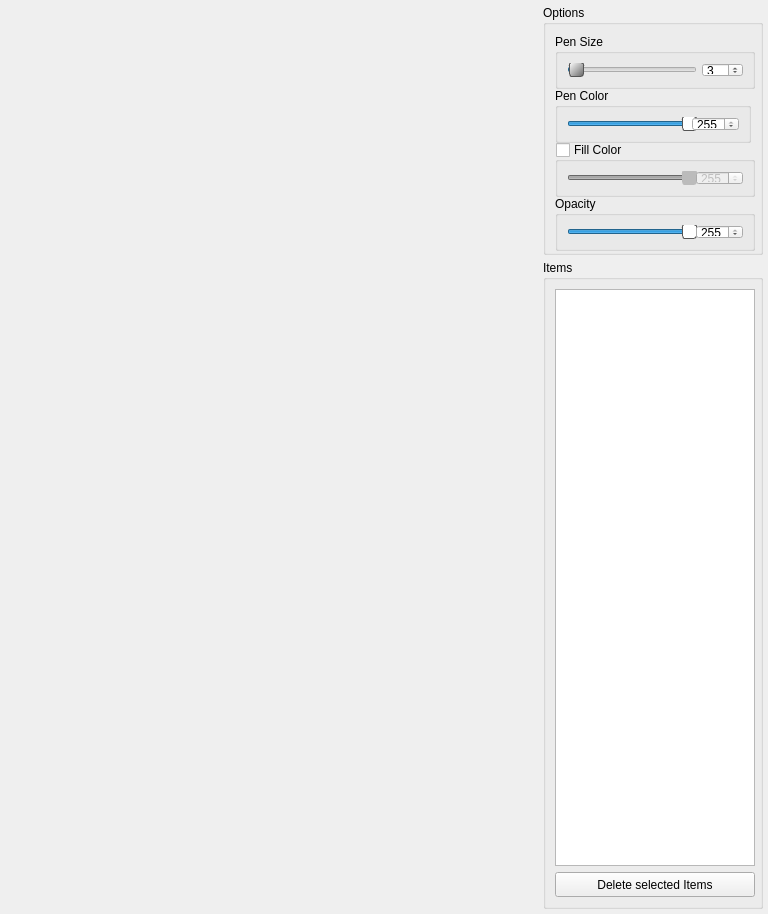
<?xml version="1.0" encoding="UTF-8"?>
<ui version="4.0">
 <class>PainterPanelMainArea</class>
 <widget class="QWidget" name="PainterPanelMainArea">
  <property name="geometry">
   <rect>
    <x>0</x>
    <y>0</y>
    <width>768</width>
    <height>914</height>
   </rect>
  </property>
  <property name="sizePolicy">
   <sizepolicy hsizetype="Preferred" vsizetype="Preferred">
    <horstretch>0</horstretch>
    <verstretch>0</verstretch>
   </sizepolicy>
  </property>
  <property name="windowTitle">
   <string>Form</string>
  </property>
  <property name="layoutDirection">
   <enum>Qt::LeftToRight</enum>
  </property>
  <property name="autoFillBackground">
   <bool>false</bool>
  </property>
  <layout class="QHBoxLayout" name="mainLayout" stretch="30,20">
   <property name="spacing">
    <number>3</number>
   </property>
   <property name="sizeConstraint">
    <enum>QLayout::SetMinAndMaxSize</enum>
   </property>
   <property name="margin">
    <number>0</number>
   </property>
   <item>
    <layout class="QVBoxLayout" name="paintLayout">
     <property name="spacing">
      <number>3</number>
     </property>
     <property name="sizeConstraint">
      <enum>QLayout::SetNoConstraint</enum>
     </property>
    </layout>
   </item>
   <item>
    <layout class="QVBoxLayout" name="historyListLayout">
     <property name="spacing">
      <number>5</number>
     </property>
     <property name="sizeConstraint">
      <enum>QLayout::SetNoConstraint</enum>
     </property>
     <property name="margin">
      <number>5</number>
     </property>
     <item>
      <widget class="QGroupBox" name="optionGroupBox">
       <property name="sizePolicy">
        <sizepolicy hsizetype="Preferred" vsizetype="Preferred">
         <horstretch>0</horstretch>
         <verstretch>0</verstretch>
        </sizepolicy>
       </property>
       <property name="minimumSize">
        <size>
         <width>220</width>
         <height>250</height>
        </size>
       </property>
       <property name="maximumSize">
        <size>
         <width>220</width>
         <height>250</height>
        </size>
       </property>
       <property name="title">
        <string>Options</string>
       </property>
       <layout class="QVBoxLayout" name="verticalLayout">
        <property name="leftMargin">
         <number>9</number>
        </property>
        <item>
         <widget class="QGroupBox" name="penGroupBox">
          <property name="minimumSize">
           <size>
            <width>200</width>
            <height>55</height>
           </size>
          </property>
          <property name="maximumSize">
           <size>
            <width>200</width>
            <height>55</height>
           </size>
          </property>
          <property name="statusTip">
           <string>Change the pen size</string>
          </property>
          <property name="whatsThis">
           <string>Change the pen size</string>
          </property>
          <property name="title">
           <string>Pen Size</string>
          </property>
          <layout class="QHBoxLayout" name="horizontalLayout_4">
           <item>
            <widget class="QSlider" name="penSizeSlider">
             <property name="minimumSize">
              <size>
               <width>130</width>
               <height>0</height>
              </size>
             </property>
             <property name="maximumSize">
              <size>
               <width>130</width>
               <height>16777215</height>
              </size>
             </property>
             <property name="statusTip">
              <string>Change the pen size</string>
             </property>
             <property name="whatsThis">
              <string>Change the pen size</string>
             </property>
             <property name="styleSheet">
              <string notr="true"> QSlider::handle:horizontal {
     background:qlineargradient(x1:0, y1:0, x2:1, y2:1, stop:0 #fff, stop:1 #666);
     border: 1px solid #555;
     width: 18px;
     border-radius: 3px;
     margin: -2px 0;
 }</string>
             </property>
             <property name="minimum">
              <number>1</number>
             </property>
             <property name="value">
              <number>3</number>
             </property>
             <property name="sliderPosition">
              <number>3</number>
             </property>
             <property name="tracking">
              <bool>true</bool>
             </property>
             <property name="orientation">
              <enum>Qt::Horizontal</enum>
             </property>
            </widget>
           </item>
           <item>
            <widget class="QSpinBox" name="penSizeSpinBox">
             <property name="statusTip">
              <string>Change the pen size</string>
             </property>
             <property name="whatsThis">
              <string>Change the pen size</string>
             </property>
             <property name="minimum">
              <number>1</number>
             </property>
             <property name="singleStep">
              <number>1</number>
             </property>
             <property name="value">
              <number>3</number>
             </property>
            </widget>
           </item>
          </layout>
         </widget>
        </item>
        <item>
         <widget class="QGroupBox" name="colorGroupBox">
          <property name="minimumSize">
           <size>
            <width>130</width>
            <height>55</height>
           </size>
          </property>
          <property name="maximumSize">
           <size>
            <width>16777215</width>
            <height>55</height>
           </size>
          </property>
          <property name="toolTip">
           <string>Change the Outline Color</string>
          </property>
          <property name="statusTip">
           <string>Change the Outline Color</string>
          </property>
          <property name="title">
           <string>Pen Color</string>
          </property>
          <layout class="QHBoxLayout" name="horizontalLayout_6">
           <item>
            <widget class="QSlider" name="penColorSlider">
             <property name="minimumSize">
              <size>
               <width>130</width>
               <height>0</height>
              </size>
             </property>
             <property name="maximumSize">
              <size>
               <width>130</width>
               <height>16777215</height>
              </size>
             </property>
             <property name="toolTip">
              <string>Change the Outline Color</string>
             </property>
             <property name="statusTip">
              <string>Change the Outline Color</string>
             </property>
             <property name="styleSheet">
              <string notr="true"> QSlider::handle:horizontal {
     background: #fff;
     border: 1px solid #555;
     width: 18px;
     border-radius: 3px;
     margin: -2px 0;
 }</string>
             </property>
             <property name="maximum">
              <number>255</number>
             </property>
             <property name="value">
              <number>255</number>
             </property>
             <property name="orientation">
              <enum>Qt::Horizontal</enum>
             </property>
            </widget>
           </item>
           <item>
            <widget class="QSpinBox" name="penColorSpinBox">
             <property name="toolTip">
              <string>Change the Outline Color</string>
             </property>
             <property name="statusTip">
              <string>Change the Outline Color</string>
             </property>
             <property name="maximum">
              <number>255</number>
             </property>
             <property name="value">
              <number>255</number>
             </property>
            </widget>
           </item>
          </layout>
         </widget>
        </item>
        <item>
         <widget class="QGroupBox" name="fillGroupBox">
          <property name="minimumSize">
           <size>
            <width>200</width>
            <height>55</height>
           </size>
          </property>
          <property name="maximumSize">
           <size>
            <width>200</width>
            <height>55</height>
           </size>
          </property>
          <property name="toolTip">
           <string>Activate filling</string>
          </property>
          <property name="statusTip">
           <string>Activate filling</string>
          </property>
          <property name="title">
           <string>Fill Color</string>
          </property>
          <property name="checkable">
           <bool>true</bool>
          </property>
          <property name="checked">
           <bool>false</bool>
          </property>
          <layout class="QHBoxLayout" name="horizontalLayout_5">
           <item>
            <widget class="QSlider" name="fillColorSlider">
             <property name="minimumSize">
              <size>
               <width>130</width>
               <height>0</height>
              </size>
             </property>
             <property name="maximumSize">
              <size>
               <width>130</width>
               <height>16777215</height>
              </size>
             </property>
             <property name="toolTip">
              <string>Change the Fill Color</string>
             </property>
             <property name="statusTip">
              <string>Change the Fill Color</string>
             </property>
             <property name="styleSheet">
              <string notr="true"> QSlider::handle:horizontal {
     background: #fff;
     border: 1px solid #555;
     width: 18px;
     border-radius: 3px;
     margin: -2px 0;
 }
 QSlider::handle:horizontal:!enabled
{
     background: #bbb;
     border: 1px solid #bbb;
     width: 18px;
     border-radius: 3px;
     margin: -2px 0;
}</string>
             </property>
             <property name="maximum">
              <number>255</number>
             </property>
             <property name="value">
              <number>255</number>
             </property>
             <property name="orientation">
              <enum>Qt::Horizontal</enum>
             </property>
            </widget>
           </item>
           <item>
            <widget class="QSpinBox" name="fillColorSpinBox">
             <property name="toolTip">
              <string>Activate filling</string>
             </property>
             <property name="statusTip">
              <string>Activate filling</string>
             </property>
             <property name="maximum">
              <number>255</number>
             </property>
             <property name="value">
              <number>255</number>
             </property>
            </widget>
           </item>
          </layout>
         </widget>
        </item>
        <item>
         <widget class="QGroupBox" name="opacityGroupBox">
          <property name="minimumSize">
           <size>
            <width>200</width>
            <height>55</height>
           </size>
          </property>
          <property name="maximumSize">
           <size>
            <width>200</width>
            <height>55</height>
           </size>
          </property>
          <property name="toolTip">
           <string>Change the opacity</string>
          </property>
          <property name="statusTip">
           <string>Change the opacity</string>
          </property>
          <property name="title">
           <string>Opacity</string>
          </property>
          <layout class="QHBoxLayout" name="horizontalLayout_2">
           <item>
            <widget class="QSlider" name="opacitySlider">
             <property name="minimumSize">
              <size>
               <width>130</width>
               <height>0</height>
              </size>
             </property>
             <property name="maximumSize">
              <size>
               <width>130</width>
               <height>16777215</height>
              </size>
             </property>
             <property name="toolTip">
              <string>Change the opacity</string>
             </property>
             <property name="statusTip">
              <string>Change the opacity</string>
             </property>
             <property name="styleSheet">
              <string notr="true"> QSlider::handle:horizontal {
     background: #fff;
     border: 1px solid #555;
     width: 18px;
     border-radius: 3px;
     margin: -2px 0;
 }</string>
             </property>
             <property name="maximum">
              <number>255</number>
             </property>
             <property name="value">
              <number>255</number>
             </property>
             <property name="sliderPosition">
              <number>255</number>
             </property>
             <property name="orientation">
              <enum>Qt::Horizontal</enum>
             </property>
             <property name="invertedAppearance">
              <bool>false</bool>
             </property>
             <property name="invertedControls">
              <bool>false</bool>
             </property>
            </widget>
           </item>
           <item>
            <widget class="QSpinBox" name="opacitySpinBox">
             <property name="toolTip">
              <string>Change the opacity</string>
             </property>
             <property name="statusTip">
              <string>Change the opacity</string>
             </property>
             <property name="maximum">
              <number>255</number>
             </property>
             <property name="value">
              <number>255</number>
             </property>
            </widget>
           </item>
          </layout>
         </widget>
        </item>
       </layout>
      </widget>
     </item>
     <item>
      <widget class="QGroupBox" name="itemGroupBox">
       <property name="minimumSize">
        <size>
         <width>220</width>
         <height>0</height>
        </size>
       </property>
       <property name="maximumSize">
        <size>
         <width>220</width>
         <height>16777215</height>
        </size>
       </property>
       <property name="title">
        <string>Items</string>
       </property>
       <layout class="QVBoxLayout" name="verticalLayout_2">
        <item>
         <widget class="QListWidget" name="historyListWidget">
          <property name="sizePolicy">
           <sizepolicy hsizetype="Preferred" vsizetype="Preferred">
            <horstretch>0</horstretch>
            <verstretch>0</verstretch>
           </sizepolicy>
          </property>
          <property name="minimumSize">
           <size>
            <width>200</width>
            <height>200</height>
           </size>
          </property>
          <property name="maximumSize">
           <size>
            <width>200</width>
            <height>16777215</height>
           </size>
          </property>
          <property name="acceptDrops">
           <bool>true</bool>
          </property>
          <property name="toolTip">
           <string/>
          </property>
          <property name="dragEnabled">
           <bool>true</bool>
          </property>
          <property name="dragDropMode">
           <enum>QAbstractItemView::InternalMove</enum>
          </property>
          <property name="selectionMode">
           <enum>QAbstractItemView::ExtendedSelection</enum>
          </property>
         </widget>
        </item>
        <item>
         <widget class="QPushButton" name="deleteItemButton">
          <property name="enabled">
           <bool>true</bool>
          </property>
          <property name="sizePolicy">
           <sizepolicy hsizetype="Preferred" vsizetype="Preferred">
            <horstretch>0</horstretch>
            <verstretch>0</verstretch>
           </sizepolicy>
          </property>
          <property name="minimumSize">
           <size>
            <width>200</width>
            <height>25</height>
           </size>
          </property>
          <property name="maximumSize">
           <size>
            <width>200</width>
            <height>25</height>
           </size>
          </property>
          <property name="toolTip">
           <string>Delete selected Items</string>
          </property>
          <property name="statusTip">
           <string>Delete selected Items</string>
          </property>
          <property name="text">
           <string>Delete selected Items</string>
          </property>
          <property name="icon">
           <iconset resource="../../../resources/gui.qrc">
            <normaloff>:/deleteIcon</normaloff>:/deleteIcon</iconset>
          </property>
         </widget>
        </item>
       </layout>
      </widget>
     </item>
    </layout>
   </item>
  </layout>
 </widget>
 <resources>
  <include location="../../../resources/gui.qrc"/>
 </resources>
 <connections>
  <connection>
   <sender>penColorSlider</sender>
   <signal>valueChanged(int)</signal>
   <receiver>penColorSpinBox</receiver>
   <slot>setValue(int)</slot>
   <hints>
    <hint type="sourcelabel">
     <x>619</x>
     <y>119</y>
    </hint>
    <hint type="destinationlabel">
     <x>691</x>
     <y>119</y>
    </hint>
   </hints>
  </connection>
  <connection>
   <sender>fillColorSlider</sender>
   <signal>valueChanged(int)</signal>
   <receiver>fillColorSpinBox</receiver>
   <slot>setValue(int)</slot>
   <hints>
    <hint type="sourcelabel">
     <x>619</x>
     <y>178</y>
    </hint>
    <hint type="destinationlabel">
     <x>691</x>
     <y>178</y>
    </hint>
   </hints>
  </connection>
  <connection>
   <sender>penSizeSlider</sender>
   <signal>valueChanged(int)</signal>
   <receiver>penSizeSpinBox</receiver>
   <slot>setValue(int)</slot>
   <hints>
    <hint type="sourcelabel">
     <x>575</x>
     <y>29</y>
    </hint>
    <hint type="destinationlabel">
     <x>590</x>
     <y>29</y>
    </hint>
   </hints>
  </connection>
  <connection>
   <sender>opacitySlider</sender>
   <signal>valueChanged(int)</signal>
   <receiver>opacitySpinBox</receiver>
   <slot>setValue(int)</slot>
   <hints>
    <hint type="sourcelabel">
     <x>619</x>
     <y>237</y>
    </hint>
    <hint type="destinationlabel">
     <x>691</x>
     <y>237</y>
    </hint>
   </hints>
  </connection>
  <connection>
   <sender>penColorSpinBox</sender>
   <signal>valueChanged(int)</signal>
   <receiver>penColorSlider</receiver>
   <slot>setValue(int)</slot>
   <hints>
    <hint type="sourcelabel">
     <x>691</x>
     <y>119</y>
    </hint>
    <hint type="destinationlabel">
     <x>619</x>
     <y>119</y>
    </hint>
   </hints>
  </connection>
  <connection>
   <sender>fillColorSpinBox</sender>
   <signal>valueChanged(int)</signal>
   <receiver>fillColorSlider</receiver>
   <slot>setValue(int)</slot>
   <hints>
    <hint type="sourcelabel">
     <x>691</x>
     <y>178</y>
    </hint>
    <hint type="destinationlabel">
     <x>619</x>
     <y>178</y>
    </hint>
   </hints>
  </connection>
  <connection>
   <sender>penSizeSpinBox</sender>
   <signal>valueChanged(int)</signal>
   <receiver>penSizeSlider</receiver>
   <slot>setValue(int)</slot>
   <hints>
    <hint type="sourcelabel">
     <x>590</x>
     <y>29</y>
    </hint>
    <hint type="destinationlabel">
     <x>575</x>
     <y>29</y>
    </hint>
   </hints>
  </connection>
  <connection>
   <sender>opacitySpinBox</sender>
   <signal>valueChanged(int)</signal>
   <receiver>opacitySlider</receiver>
   <slot>setValue(int)</slot>
   <hints>
    <hint type="sourcelabel">
     <x>691</x>
     <y>237</y>
    </hint>
    <hint type="destinationlabel">
     <x>619</x>
     <y>237</y>
    </hint>
   </hints>
  </connection>
 </connections>
</ui>
